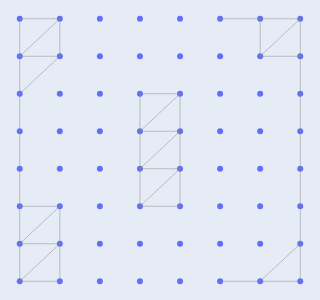

Notebook source saved alongside this figure:
### Code cell
a = 3
X = get_sublevelset(image, a)
fig = ScatterVisualization(X, pos=pos)
fig.update_layout(width=300, height=300, showlegend=False, margin=dict(l=0, r=0, t=0, b=0))
fig.update_xaxes(visible=False)
fig.update_yaxes(visible=False)
fig.write_image("images/03/sublevel_{}_rev.pdf".format(a))
fig.show()

### Figure 1 — Plotly figure (JSON) as saved in the notebook; plotly's stock layout.template omitted (floating-point values rounded to 4 significant figures; data arrays with more than 128 entries replaced by an {"elided": "..."} marker saying what was removed)
{"data": [{"mode": "markers", "type": "scatter", "x": [0, 1, 2, 3, 4, 5, 6, 7, 0, 1, 2, 3, 4, 5, 6, 7, 0, 1, 2, 3, 4, 5, 6, 7, 0, 1, 2, 3, 4, 5, 6, 7, 0, 1, 2, 3, 4, 5, 6, 7, 0, 1, 2, 3, 4, 5, 6, 7, 0, 1, 2, 3, 4, 5, 6, 7, 0, 1, 2, 3, 4, 5, 6, 7], "y": [0, 0, 0, 0, 0, 0, 0, 0, 1, 1, 1, 1, 1, 1, 1, 1, 2, 2, 2, 2, 2, 2, 2, 2, 3, 3, 3, 3, 3, 3, 3, 3, 4, 4, 4, 4, 4, 4, 4, 4, 5, 5, 5, 5, 5, 5, 5, 5, 6, 6, 6, 6, 6, 6, 6, 6, 7, 7, 7, 7, 7, 7, 7, 7]}, {"hoverinfo": "none", "line": {"color": "#888", "width": 0.5}, "mode": "lines", "type": "scatter", "x": {"elided": "141 int values"}, "y": {"elided": "141 int values"}}], "layout": {"height": 300, "margin": {"b": 0, "l": 0, "r": 0, "t": 0}, "showlegend": false, "width": 300, "xaxis": {"visible": false}, "yaxis": {"visible": false}}}
